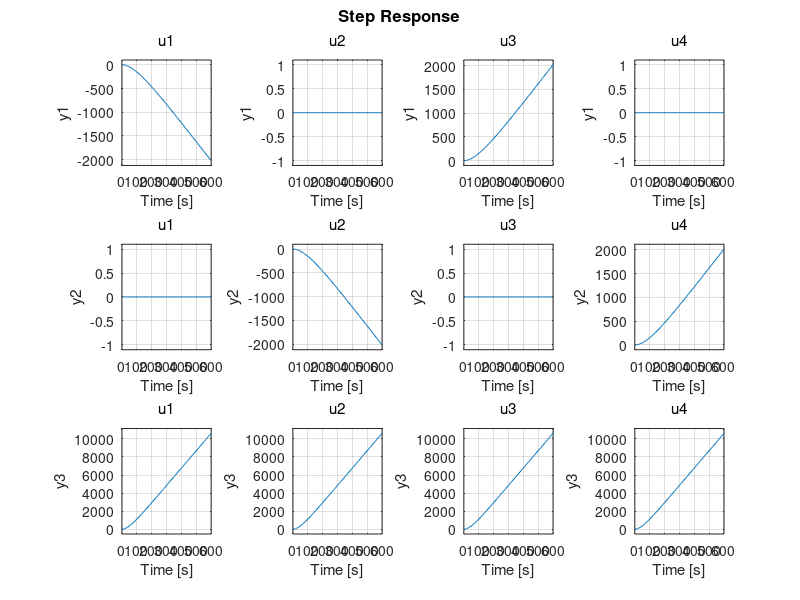
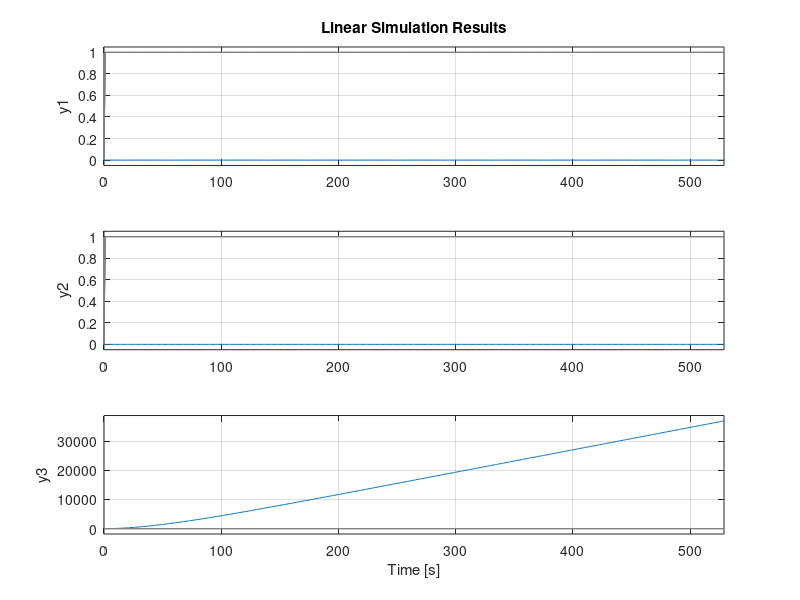
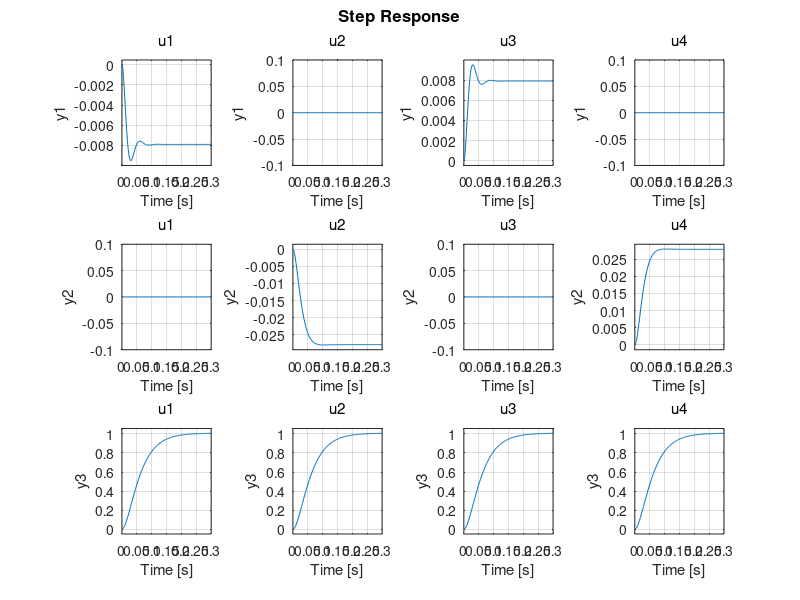
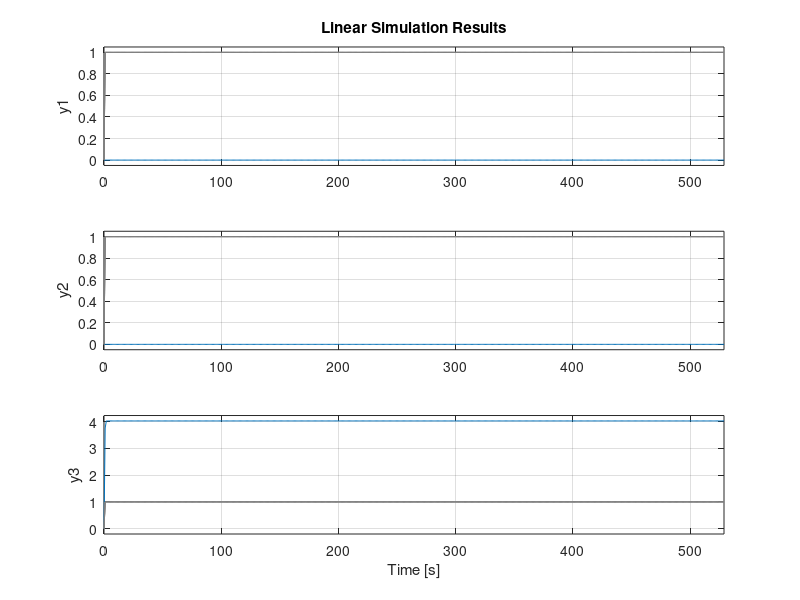

MATLAB code for these plots, in order: (Note: this script raises an error after producing the figures.)
clear all global;
clc;

% Initializing State variables 
A = [0 1 0 0 0 0 ; ...
    0 -0.0104 0 0 0 0;... 
    0 0 0 1 0 0; ...
    0 0 0 -0.0104 0 0;...
    0 0 0 0 0 1;...
    0 0 0 0 0 -0.0208];
B = [0 0 0 0;... 
    -0.04167 0 0.04167 0;...
    0 0 0 0;... 
    0 -0.04167 0 0.04167;...
    0 0 0 0;...
    0.4 0.4 0.4 0.4];
C = [1 0 0 0 0 0;...
    0 0 1 0 0 0;...
    0 0 0 0 1 0];
D = [0 0 0 0;...
    0 0 0 0;...
    0 0 0 0];...
x0 = [0 0 0 0 0 0]';    % initial state of quadrotor is origin i.e 0,0,0
t = 0:1:529;             % defining a time matrix for plot of lsim
t1 = t';
q = [0 0 0 0];
r = ones(529,4);
u = [q;r]; %simulating step input with u=0 at t=0 and u=1 after that  

%Open loop system
s0 = ss(A,B,C,D);       %open loop state space system
figure(1); grid on;
step(s0);               %Step input - open loop w/o controller
figure(2);grid on;
lsim(s0,u,t,x0);        %simulated step response of the system


%Closed loop
p1 = -53 + 105i;         % arbitrary pole placement 
p2 = -53 - 105i;
p3 = -55 + 30i;
p4 = -55 - 30i;
p5 = -23.15;
p6 = -45;
p7 = [p1 p2 p3 p4 p5 p6];%consolidate poles into one
K1 = place(A,B,p7);      %places the poles for closed loop with controller
F = 31.6227*1.62*31.6227*1.62;        %reference input scalar
s1 = ss(A-B*K1,B*F,C,D); %closed loop system with reference input 

%plotting closed loop system response 
figure(3); grid on;
step(s1);                % step response 
figure(4);grid on;
lsim(s1,u,t,x0);       %simulated step response of closed loop system with controller 
%lsd = lsiminfo(lsim(s1,u,t,x0),t);


%Closed loop system with controller and observer used to plot 
%only the error  

pl7 = [p1 p2 p3 p4 p5 p6]*10;
L = place(A',C',pl7)';    %Placing poles 10 times farther than the closed loop poles
s2 = ss(A-L*C,B*F,C,D);   %Create a new state space system with to calculate error only 
figure(6);grid on;        
lsim(s2,u,t,[ 1 0 1 0 1 0]);          %Plots the error in observing x,y,z state variables 
figure(7);grid on;
step(s2)

ls1 = lsim(s1,u,t,x0);    %closed loop system with controller 
ls2 = lsim(s2,u,t,[1 0 1 0 1 0]);    %extrapolate error values e(x- xobs)
Xhat = ls1-ls2;           %Calculate estimated(observed)values
tt = 0:1:529;             %define a time matrix for plot of lsim

figure(88);grid on;        %compare fig 7 and figure 4   
subplot(3,1,1); grid on; 
plot(tt,Xhat(:,1));       %Plots the estimated value x,y,z state variables 
subplot(3,1,2); grid on;
plot(tt,Xhat(:,2));
subplot(3,1,3); grid on; 
plot(tt,Xhat(:,3));
legend("Observed Value");
%}

% defininig the whole state system with feedback with observer and
% controller as a whole 
% define new matrices for the system 
Z  = zeros(6);
AA = [(A-B*K1),(B*K1);... % this system will twice(12 state) the states in 
         Z , (A-L*C)];    % og sysytem 
BB = [B*F;...             % New B Matrix 
      0 0 0 0;...
      0 0 0 0;...
      0 0 0 0;...
      0 0 0 0;...
      0 0 0 0;...
      0 0 0 0];
CC = [1 0 0 0 0 0 0 0 0 0 0 0;... % New C matrix measuring the error in x,y,z 
      0 0 1 0 0 0 0 0 0 0 0 0;...
      0 0 0 0 1 0 0 0 0 0 0 0;...
      0 0 0 0 0 0 1 0 0 0 0 0;...
      0 0 0 0 0 0 0 0 1 0 0 0;...
      0 0 0 0 0 0 0 0 0 0 1 0];
DD = zeros(6,4);
s3 = ss(AA,BB,CC,DD);              % New state space system 
x00 = [ 0 0 0 0 0 0 1 0 1 0 1 0]'; % defining the new initial condition 
figure(9); grid on;
lsim(s3,u,t,x00);                  % plotting the actual x,y,z and their 
                                   % corresponding error values 
ls3 = lsim(s3,u,t,x00);

%Closed loop system with LQR
rho = 0.01;                        %Declaring various Q and R matrices for
Q1 = eye(6);                       %for comparision
R1 = rho*eye(4);
p = 1/((10)^2);                    %LQR penalty variable - 10% error therefore 10 cm
Q2 = [5 0 0 0 0 0;
      0 0.1 0 0 0 0;
      0 0 5 0 0 0;
      0 0 0 0.1 0 0;
      0 0 0 0 5 0;
      0 0 0 0 0 0.1];
R2 = rho*eye(4);
Q3 = C'*C;
R3 = rho*eye(4);
xd = [1 0 1 0 1 0]';
N = zeros(6,4);
[Kl_1,S1,e1] = lqr(s0,Q1,R1,N);   %extracting New gain Matrices with varying Q,R
[Kl_2,S2,e2] = lqr(s0,Q2,R2,N);
[Kl_3,S3,e3] = lqr(s0,Q3,R3,N);
sl_1 = ss(A-B*Kl_1, B*Kl_1*xd, C,D*Kl_1*xd);    %declaring various LAR system to compare the response
sl_2 = ss(A-B*Kl_2, B*Kl_2*xd, C,D*Kl_2*xd);
sl_3 = ss(A-B*Kl_3, B*Kl_3*xd, C,D*Kl_3*xd);
figure(10);grid on;
step(sl_1,sl_2,sl_3);             %Step response of closed loop system with LQR
legend("M1","M2","M3")
%[ls4_1,T1] = step(sl_1);
[ls4_2,T2] = step(sl_2);
%[ls4_3,T3] = step(sl_3);

figure(8);grid on;        %compare fig 7 and figure 4   
subplot(3,1,1); grid on; hold on
plot(tt(1:253),[Xhat(1:253,1) ls4_2(:,1)]);       %Plots the estimated value x,y,z state variables 
subplot(3,1,2); grid on;
plot(tt(1:253),[Xhat(1:253,2) ls4_2(:,2)]);
subplot(3,1,3); grid on; 
plot(tt(1:253),[Xhat(1:253,3) ls4_2(:,3)]);
legend("Measured Value","System With LQR");

figure(8);hold on;
y = 1;
subplot(3,1,1);hold on;
line([1,600],[y,y],'Color','black','LineStyle','--');
subplot(3,1,2);hold on;
line([1,600],[y,y],'Color','black','LineStyle','--');
subplot(3,1,3);hold on;
line([1,600],[y,y],'Color','black','LineStyle','--');


ql = [0];
rl = ones(1200,1);
ul = [ql;rl];                     %created a new input reference to simulate step response
t2 = 0:0.01:12;
figure(11);grid on;
lsim(sl_2,ul,t2,x0);              %simulated step response (similar to step response as shown in figure(9)
figure(9);grid on;